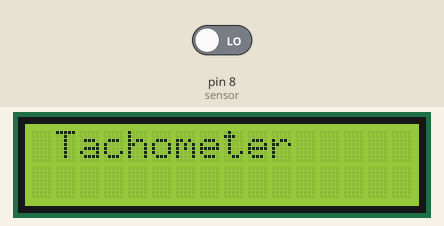
The sketch below on a simulated Arduino Uno, built with avr-gcc and run on an emulated ATmega328P. Parts: 16×2 character LCD. The test bench sets the inputs (shaded band); at power-on: pin 8 (sensor) LOW.

Above: at 0.1 s.
At 4.9 s:
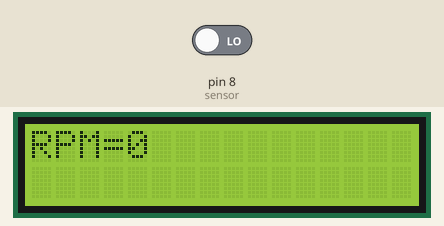

The sketch:

proximity_final.ino
```cpp
#include <LiquidCrystal.h>
const int rs = 10, en = 5, d4 = 9, d5 = 2, d6 = 3, d7 = 4;
LiquidCrystal lcd(rs, en, d4, d5, d6, d7);
#define sensor 8
#define start 12
int delay1()
{
//unsigned int long k;
int i,j;
unsigned int count=0;
for(i=0;i<1000;i++)
{
for(j=0;j<1000;j++)
{
if(digitalRead(sensor))
{
count++;
while(digitalRead(sensor));
}
}
}
return count;
}
void setup()
{
pinMode(sensor, INPUT);
lcd.begin(16, 2);
lcd.print(" Tachometer");
delay(1000);
}
void loop()
{
unsigned int time=0,RPM=0;
lcd.setCursor(0,1);
time=delay1();
RPM=(time*12)/3;
lcd.clear();
lcd.print("RPM=");
lcd.print(RPM);
delay(1000);
}
```
